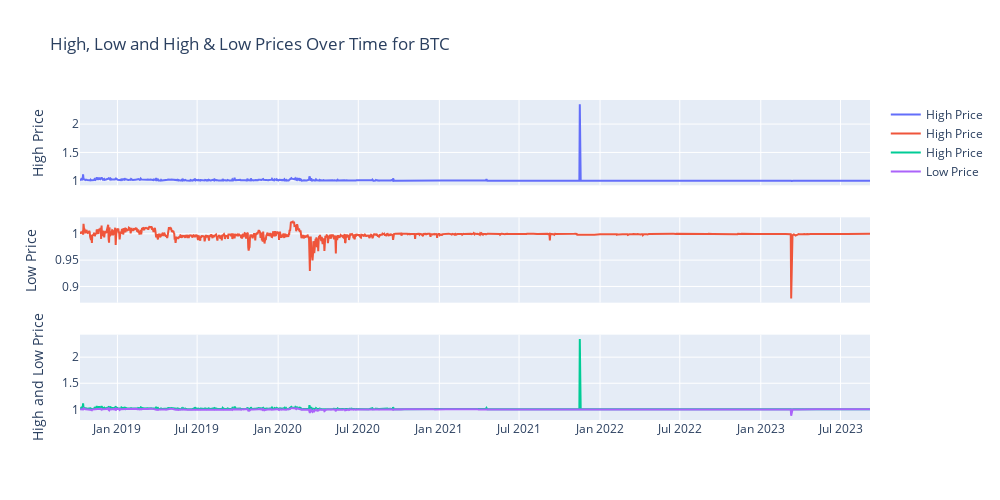

Notebook source saved alongside this figure:
### Code cell
#Creating Subplots for high and low columns

fig = make_subplots(rows=3, cols=1, shared_xaxes=True, vertical_spacing=0.1)

# Second subplot (High Price)
fig.add_trace(go.Scatter(x=USDC['Date'], y=USDC['High'], mode='lines', name='High Price'), row=1, col=1)
fig.update_yaxes(title_text="High Price", row=1, col=1)

# Third subplot (Low Price)
fig.add_trace(go.Scatter(x=USDC['Date'], y=USDC['Low'], mode='lines', name='High Price'), row=2, col=1)
fig.update_yaxes(title_text="Low Price", row=2, col=1)

# Fourth subplot(High and Low Prices)
fig.add_trace(go.Scatter(x=USDC['Date'], y=USDC['High'], mode='lines', name='High Price'), row=3, col=1)
fig.add_trace(go.Scatter(x=USDC['Date'], y=USDC['Low'], mode='lines', name='Low Price'), row=3, col=1)
fig.update_yaxes(title_text="High and Low Price", row=3, col=1)

# setting up the title and size of the graph
fig.update_layout(title_text="High, Low and High & Low Prices Over Time for BTC",
    height=500,  # Set the height
    width=1000) # width
fig.show()

### Figure 1 — Plotly figure (JSON) as saved in the notebook; plotly's stock layout.template omitted (floating-point values rounded to 4 significant figures; data arrays with more than 128 entries replaced by an {"elided": "..."} marker saying what was removed)
{"data": [{"mode": "lines", "name": "High Price", "type": "scatter", "x": {"elided": "1795 str values"}, "xaxis": "x", "y": {"elided": "1795 float values"}, "yaxis": "y"}, {"mode": "lines", "name": "High Price", "type": "scatter", "x": {"elided": "1795 str values"}, "xaxis": "x2", "y": {"elided": "1795 float values"}, "yaxis": "y2"}, {"mode": "lines", "name": "High Price", "type": "scatter", "x": {"elided": "1795 str values"}, "xaxis": "x3", "y": {"elided": "1795 float values"}, "yaxis": "y3"}, {"mode": "lines", "name": "Low Price", "type": "scatter", "x": {"elided": "1795 str values"}, "xaxis": "x3", "y": {"elided": "1795 float values"}, "yaxis": "y3"}], "layout": {"height": 500, "title": {"text": "High, Low and High & Low Prices Over Time for BTC"}, "width": 1000, "xaxis": {"anchor": "y", "domain": [0, 1], "matches": "x3", "showticklabels": false}, "xaxis2": {"anchor": "y2", "domain": [0, 1], "matches": "x3", "showticklabels": false}, "xaxis3": {"anchor": "y3", "domain": [0, 1]}, "yaxis": {"anchor": "x", "domain": [0.7333, 1], "title": {"text": "High Price"}}, "yaxis2": {"anchor": "x2", "domain": [0.3667, 0.6333], "title": {"text": "Low Price"}}, "yaxis3": {"anchor": "x3", "domain": [0, 0.2667], "title": {"text": "High and Low Price"}}}}
